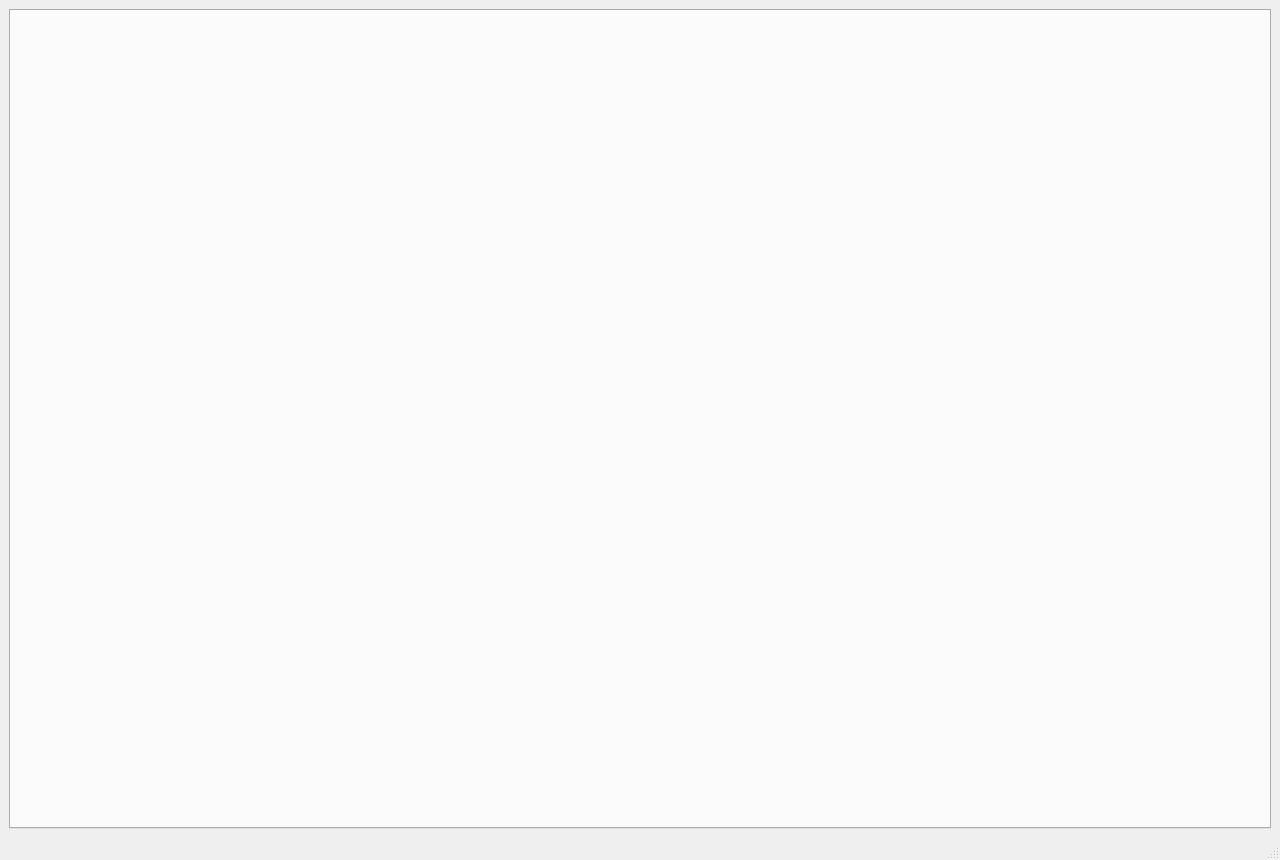
<?xml version="1.0" encoding="UTF-8"?>
<ui version="4.0">
 <class>MainWindow</class>
 <widget class="QMainWindow" name="MainWindow">
  <property name="geometry">
   <rect><x>0</x><y>0</y><width>1280</width><height>860</height></rect>
  </property>
  <property name="windowTitle"><string>Free Integrity Control</string></property>
  <property name="windowIcon">
   <iconset resource="resources.qrc"><normaloff>:/fic/FIC.jpg</normaloff>:/fic/FIC.jpg</iconset>
  </property>
  <widget class="QWidget" name="centralwidget">
   <layout class="QVBoxLayout" name="verticalLayout">
    <item><widget class="QTabWidget" name="tab_modules"/></item>
   </layout>
  </widget>
  <widget class="QMenuBar" name="menubar"/>
  <widget class="QStatusBar" name="statusbar"/>
 </widget>
 <resources><include location="resources.qrc"/></resources>
 <connections/>
</ui>
